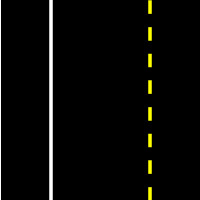
#> input picture resources/lane.jpg, 200 x 200 px
$ python main.py resources/lane.jpg   (older library calls are emulated)
#> lines starting #> are read from the running program, lines starting #| are printed output that depends on the picture; after the words box and inside, x2 and y2 are one past the last pixel; in counts of white or black regions, pixels touching at a corner belong together
### lane.py
import numpy as np
import cv2


# [8 lines left out: function eval_poly, not called in this run]


def curvature_of_poly(poly, y):
    """
    Given a polynomial and a point y calculate its curvature
    :param poly: The polynomial :ndarray[3,]
    :param y: The point to calculate curvature at :float
    :return: The curvature of Polynomial at y
    """
    a, b, c = poly
    return ((1 + (2 * a * y + b) ** 2) ** (3 / 2)) / np.abs(2 * a)


class Lane:
    left_anchor = None
    right_anchor = None

    left_poly = None
    left_poly_m = None
    right_poly = None
    right_poly_m = None

    win_count = None
    search_window_margin = None
    min_votes = None

    image_size = None
    mean_dist = 0
    dist_count = 0

    data_min = 0

    curvature = 0
    vehicle_center = 0

    lane_width = 3.7  # average lane width
    vehicle_width = 2.5  # average vehicle width
    xm_per_pix = lane_width / 580  # 1280 - 350(offset)*2 = 580px
    ym_per_pix = 30 / 720  # 30 meters actual lane length in ROI perspective projected on 720px

    M_ = None
    M_inv_ = None

    @classmethod
    def threshold(cls, frame):
        """
        Combine Saturation and Sobel thresholds to extract possible lane indication pixels
        :param frame: The given image to extract lane pixels
        :return: Grayscale image with highlighted possible lane pixels
        """
        image = cv2.cvtColor(frame, cv2.COLOR_RGB2HLS)  # Convert to HLS
        s_ = image[:, :, 2]  # extract S channel from HLS
        _h, _w = s_.shape
        image = cv2.GaussianBlur(s_, (5, 5), 1)  # Blur before thresholding to reduce noise
        highly_saturated = np.uint8(image > 200)
        sobel_strong_edges = np.uint8(cv2.Sobel(image, cv2.CV_64F, 1, 0) > 20)

        # Highlight where highly saturated or strong sobel edge pixels are found
        image = highly_saturated * 50 + sobel_strong_edges * 50
        return image

    def find_hist_based_anchors(self, frame):
        """
        Using histograms find left and right lane polynomial starting points
        :param frame: Input frame
        :return: None
        """
        # define bounds
        frame_height = frame.shape[0]
        win_height = int(frame_height / self.win_count)
        mid_point = int(frame.shape[1] / 2)

        # calculate histogram of last 1/8th row patch
        hist = np.sum(frame[-win_height:, :] > 0, 0)

        # extract max values one from left half of image and one from right half as left and right anchors
        # respectively
        self.left_anchor = np.argmax(hist[:mid_point])
        self.right_anchor = np.argmax(hist[mid_point:]) + mid_point

    def extract_poly(self, frame):

        """
        Use left and right anchors as starting point and apply sliding window approach to find points of interest
        for lane polynomial
        :param frame: Input frame
        :return: None
        """

        debug = np.copy(frame)  # for debug draw sliding window rects

        # Define current left and right x positions
        cur_left = self.left_anchor
        cur_right = self.right_anchor

        # Search parameters setup
        height, width = frame.shape[:2]
        win_height = int(height / self.win_count)
        margin = self.search_window_margin

        # Storage for left and right points of interest for polynomial
        nonzero_indices_left = []
        nonzero_indices_right = []

        # Extract all nonzero x and y locations from frame
        nonzero_y, nonzero_x = np.nonzero(frame)

        # For all sliding windows
        for i in range(self.win_count):

            # Define window start and end
            win_set = height - (i + 1) * win_height
            win_end = height - i * win_height

            # Find left and right polynomial candidates by checking if they lie inside the sliding window
            left_candidates = (
                    (nonzero_y >= win_set) &
                    (nonzero_y < win_end) &
                    (nonzero_x >= max(cur_left - margin, 0)) &
                    (nonzero_x < min(cur_left + margin, width))
            ).nonzero()[0]

            right_candidates = (
                    (nonzero_y >= win_set) &
                    (nonzero_y < win_end) &
                    (nonzero_x >= max(cur_right - margin, 0)) &
                    (nonzero_x < min(cur_right + margin, width))
            ).nonzero()[0]

            # Add found candidates to their respective storages
            nonzero_indices_left += left_candidates.tolist()
            nonzero_indices_right += right_candidates.tolist()

            # If there are more candidates than minimum votes shift the current x positions to mean of current window
            if np.sum(left_candidates) > self.min_votes:
                cur_left = np.mean(nonzero_x[left_candidates])

            if np.sum(right_candidates) > self.min_votes:
                cur_right = np.mean(nonzero_x[right_candidates])

            # Draw rects for debugging
            cv2.rectangle(debug, (int(cur_left - margin), win_set), (int(cur_left + margin), win_end), 255)
            cv2.rectangle(debug, (int(cur_right - margin), win_set), (int(cur_right + margin), win_end), 255)

        # Extract x and y indices of candidates for both left and right polynomial
        left_y = nonzero_y[nonzero_indices_left]
        left_x = nonzero_x[nonzero_indices_left]

        right_y = nonzero_y[nonzero_indices_right]
        right_x = nonzero_x[nonzero_indices_right]

        # if total candidate points of polynomial are greater than a threshold fit polynomial to the points
        # Also find metric polynomials to use for curvature and vehicle position detection
        if np.sum(nonzero_indices_left) > 100:
            self.left_poly = np.polyfit(left_y, left_x, 2)
            # Find a metric polynomial by converting points to read world points
            left_y_metric = left_y * self.ym_per_pix
            left_x_metric = (left_x - self.warp_offset) * self.xm_per_pix  # Consider perspective transform offset
            self.left_poly_m = np.polyfit(left_y_metric, left_x_metric, 2)
        if np.sum(nonzero_indices_right) > 100:
            self.right_poly = np.polyfit(right_y, right_x, 2)
            right_y_metric = right_y * self.ym_per_pix
            right_x_metric = (right_x - self.warp_offset) * self.xm_per_pix
            self.right_poly_m = np.polyfit(right_y_metric, right_x_metric, 2)

        # keep track of overall mean pixel distances between left and right polynomials
        self.mean_dist += self.right_anchor - self.left_anchor
        self.dist_count += 1

        # estimate curvature and vehicle position using found lane polynomials
        self.estimate_curvature_and_position()

    def estimate_curvature_and_position(self):
        """
        Estimates curvature of lane and position of vehicle
        :return: None
        """
        height = self.image_size[0]
        eval_point = (height - 1) * self.ym_per_pix  # point closest to vehicle to estimate curvature at

        # Find curvature of both polynomials and take mean
        left_curvature = curvature_of_poly(self.left_poly_m, eval_point)
        right_curvature = curvature_of_poly(self.right_poly_m, eval_point)
        self.curvature = (left_curvature + right_curvature) / 2

        # Find vehicle position
        absolute_vehicle_center = (eval_poly(eval_point, self.right_poly_m) +
                                   eval_poly(eval_point, self.left_poly_m)) / 2

        # Estimate vehicle position relative to lane center
        self.vehicle_center = self.lane_width / 2 - absolute_vehicle_center

    # [138 lines left out: functions create_image_mask, mask_frame, process, are_intercepts_correct, not called in this run]

    def __init__(self, frame, roi, warp_offset, win_count=8, search_window_margin=30, min_votes=50):

        # Initialize internal parameters
        self.win_count = win_count
        self.image_size = frame.shape[:2]
        self.search_window_margin = search_window_margin
        self.min_votes = min_votes
        self.roi_source = roi
        self.warp_offset = warp_offset

        # Estimate perspective transform matrices
        self.estimate_perspective_transform()

        # Initialize polynomials with sliding window method
        preprocessed = self.preprocess_frame(frame)
        self.init(preprocessed)

    def preprocess_frame(self, frame):
        """
        Perspective wrap and threshold frames to make the ready for processing
        :param frame: Image
        :return: None
        """
        wrap = self.perspective_wrap(frame)
        return self.threshold(wrap)

    def init(self, frame):
        """
        Initialize using sliding window method
        :param frame: Image
        :return: None
        """
        self.find_hist_based_anchors(frame)
        self.extract_poly(frame)

    def estimate_perspective_transform(self):
        """
        Calculate perspective transform matrices
        :return: None
        """
        h, w = self.image_size
        offset = self.warp_offset

        # Create destination polygon based on offset and image dimensions
        roi_dest = np.float32([[w - offset, 0], [w - offset, h], [offset, h], [offset, 0]])

        self.M_ = cv2.getPerspectiveTransform(np.float32(self.roi_source), roi_dest)
        self.M_inv_ = cv2.getPerspectiveTransform(roi_dest, np.float32(self.roi_source))

    def perspective_wrap(self, frame):
        """
        Perspective Transform to obtain bird eye view
        :param frame: Image
        :return: None
        """
        h, w = self.image_size
        return cv2.warpPerspective(frame, self.M_, (w, h))

    # [8 lines left out: function perspective_unwrap, not called in this run]

### main.py
import cv2
import sys
import numpy as np
import json
from lane import Lane

lim = cv2.imread("resources/lane.jpg")
#> lim is the input picture: shape (200, 200, 3); mean B, G, R 5.9, 8.2, 8.2
car = cv2.imread("resources/car.png", cv2.IMREAD_UNCHANGED)
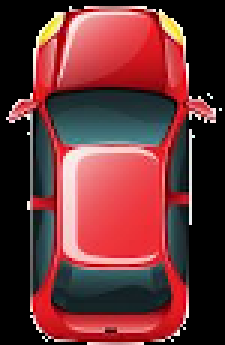
#> input picture resources/car.png, 75 x 115 px (shown 3 times larger)
#> car is the input picture: shape (115, 75, 4); mean B, G, R, A 54.3, 52, 107.4, 171.3


def draw_car_and_lane(im, car_location_meters=0):
    """
    Create a small lane indicator on the top right corner of image for better visualization
    :param im: The image frame to draw
    :param car_location_meters: Current location of car in lane in meters should be zero if perfectly centered
    otherwise positive for right and negative for left i.e. [-3.7/2, +3.7/2] where 3.7 is width of lane
    :return: Image with car location drawn
    """

    h_, w_ = im.shape[:2]
    lim_c = np.copy(lim)

    # Set offsets and parameters
    car_width_pixels = 75
    lane_offset = 50
    lane_width_pixels = 100
    lane_width_meters = 3.7

    # Calculate car pixel positions
    car_x = car_location_meters/lane_width_meters + 0.5
    car_x *= lane_width_pixels
    car_x = int(car_x - car_width_pixels/2) + lane_offset

    # Draw car on lane image
    alpha = car[:, :, 3]/255
    # Taking image transparency into account
    alpha = alpha[:, :, None] * np.ones(3, dtype=float)[None, None, :]
    roi = lim_c[50:165, car_x:car_x+car_width_pixels]
    roi = car[:, :, :3] * alpha + roi * (1 - alpha)
    lim_c[50:165, car_x:car_x + car_width_pixels] = roi

    # Show on top right corner
    im[20:220, -220: -20] = lim_c

    return im


test_video = cv2.VideoCapture(sys.argv[1])
# Set True to export video
export = False

ret, frame = test_video.read()
h, w = frame.shape[:2]
#> h = 200; w = 200

# Read intrinsics and distortion coefficient to rectify images
intrinsic = None
dist = None

with open("calibration.json", "r") as f:
#> (reads calibration.json from the repository)
    cal_obj = json.load(f)
    intrinsic = np.array(cal_obj["K"])
    dist = np.array(cal_obj["dist"])

# Pre calculated poly of interest for perspective transform
poly = np.array([
    [681, 446],
    [1118, 720],
    [192, 720],
    [600, 446]
])
poly = np.float32(poly)

# transform width offset
offset = 350

# Initialize Lane class with undistorted image, poly of interest and perspective transform offset
undistorted = cv2.undistort(frame, intrinsic, dist)
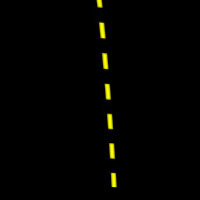
#> undistorted: shape (200, 200, 3); mean B, G, R 0.1, 2.8, 2.8
lane = Lane(undistorted, poly, offset)
#> in perspective_wrap, `return cv2.warpPerspective(frame, self.M_, (w, h))`: returned value: shape (200, 200, 3); every value is 0
#> in threshold, `s_ = image[:, :, 2]`: s_: shape (200, 200); every value is 0
#> in find_hist_based_anchors, `hist = np.sum(frame[-win_height:, :] > 0, 0)`: hist = 200 values from 0 to 0
#> in find_hist_based_anchors, `self.left_anchor = np.argmax(hist[:mid_point])`: self.left_anchor = 0
#> in find_hist_based_anchors, `self.right_anchor = np.argmax(hist[mid_point:]) + mid_point`: self.right_anchor = 100
#> in extract_poly, `cur_left = self.left_anchor`: cur_left = 0
#> in extract_poly, `cur_right = self.right_anchor`: cur_right = 100
#> in extract_poly, `nonzero_y, nonzero_x = np.nonzero(frame)`: nonzero_y = empty array
#> after the loop in extract_poly, `for i in range(self.win_count):`:
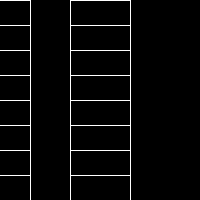
#> debug: shape (200, 200); 3.3% white in thin lines or dots, all inside (x1, y1, x2, y2) = (0, 0, 131, 200)
#> after the loop in extract_poly, `for i in range(self.win_count):`: nonzero_indices_left = []
#> in extract_poly, `left_y = nonzero_y[nonzero_indices_left]`: left_y = empty array
#> in extract_poly, `self.mean_dist += self.right_anchor - self.left_anchor`: self.mean_dist = 100
#> (the run stopped early here; a loop or call above may not have finished)
